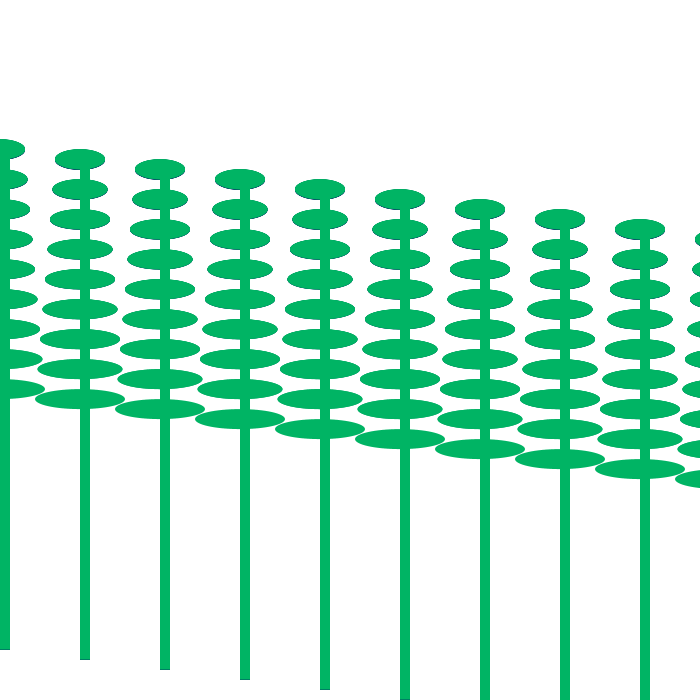
Frame 1 (no input)
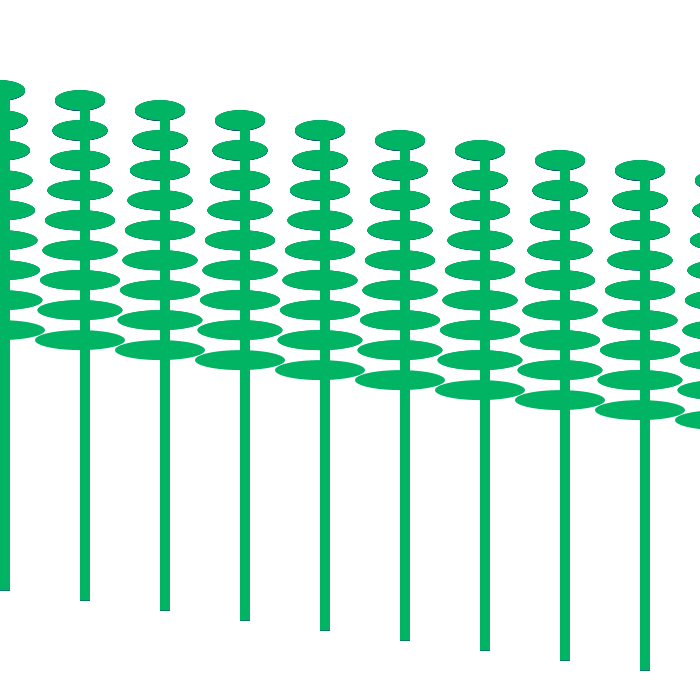
Frame 60 (the mouse pressed at the canvas centre just before this capture)
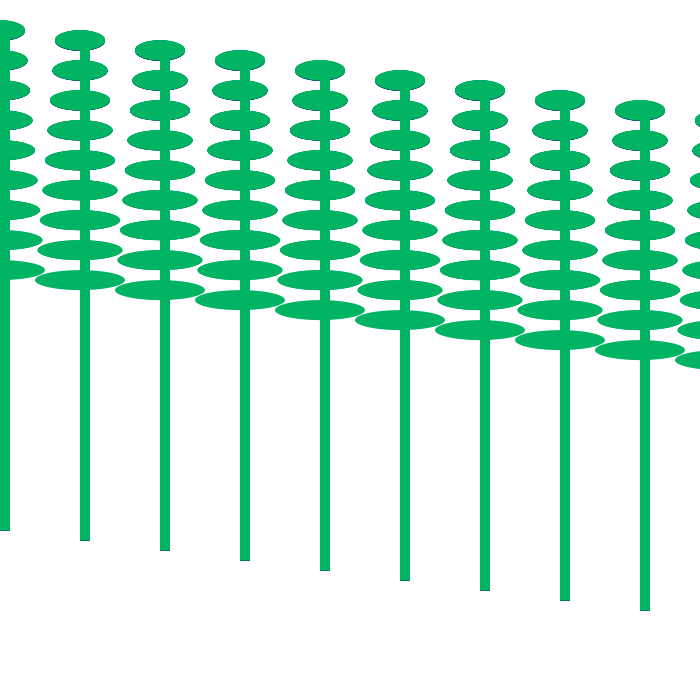
Frame 120 (the mouse held since frame 60 and released just before this capture)

The Processing sketch that drew these frames (run headless with seeded random() and noise(); from frame 60 on, the mouse is pressed at the canvas centre):

// Processing sketch: Class_and_Array
// ── Class_and_Array.pde
//Plant daryl;
//Plant eugene;
Plant[] plants=new Plant[10];
void setup(){
  size(700,700);
  noStroke();
  for(int i=0;i<10;i++){
      plants[i]=new Plant(i*10,i*80);
  }
  //daryl=new Plant(int(random(100,200)));
  //eugene=new Plant(int(random(100,200)));
  //eugene.display(10,4,color(random(0,255)));
}

void draw(){
  background(255);
  pushMatrix();
  translate(0,150);
  for(Plant plants:plants){
    for(int h=0;h<10;h++){
        plants.display(h,color(0,h*20,100));
        plants.grow();
        println(plants.plantHeight);
    }
  }
  popMatrix();
  //eugene.display(10,4,color(0,150,50));
  //daryl.display(100,5,color(0,100,100));
}

// ── Plant.pde
class Plant{
  //data
  float plantHeight;
  int numLeaves;
  color plantColor;
  int xPos;
  
  //constructor
  Plant(float _plantHeight, int _xPos){
    xPos=_xPos;
    plantHeight= _plantHeight;
  }
  
  
  void display( int _numLeaves, color _plantColor){
    
    fill(_plantColor);
    numLeaves=_numLeaves;
    
    for(int i=0; i<numLeaves;i++){
      ellipse(xPos, plantHeight+30*i,50+i*5,20);
    }
    rect(xPos, plantHeight,10,500);
  }
   void grow(){
    plantHeight-=0.1;
  } 
}
